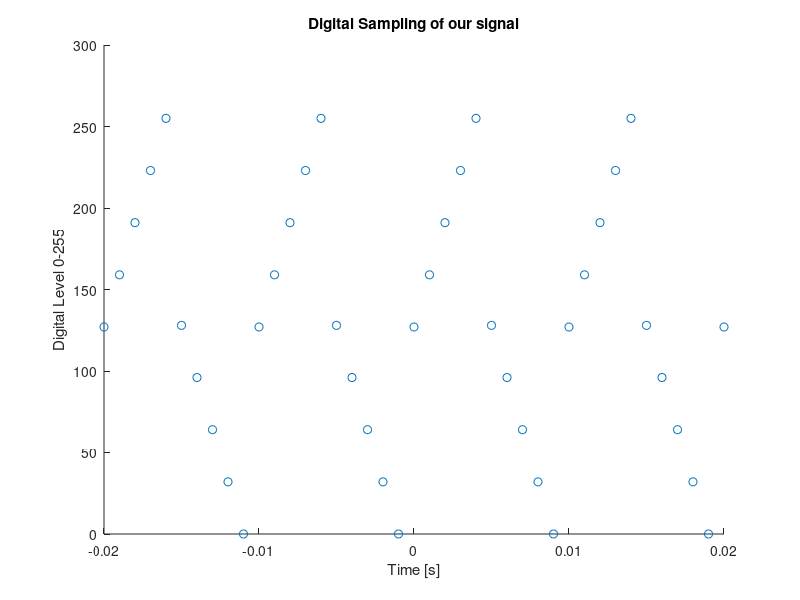

The MATLAB source for this figure:
%Author: Thomas Mindenhall 
%May 2 2018 
%Metropolitan State University of Denver
%Electrial Engineering Technology Dept.

close all; 
clear;
clc;
load data_2.mat t y %original signal

%INITIALIZE DIGITIZATION%
deltax = 2^(-(8));      %how many  bits/levels
deltaxMax = 1-deltax;   %peak level 
digital_s = [];         %create arrays for our digital values             
digital_time = [];
%fill the array with our values
for i=1:100:4001        
    digital_time = [digital_time,t(i)];
    digital_s = [digital_s,((y(i)+1)/2)*deltaxMax];
end

%NORMALIZE THE VALUES%
for i=1:41
    digital_s(i) = round(digital_s(i)/deltax); 
end


%CONVERT TO BINARY SIGNAL%
bit_stream = [];        %make a binary array
for i=1:41
     bit_stream = [bit_stream,dec2bin(digital_s(i),8)];
end
time_bit_stream(1:1000) = 1;
value_bit_stream = [];              %find the value of the bit stream
low=0*time_bit_stream;              %comparitors
high=1*time_bit_stream;
for i=1:328             %compare
    if bit_stream(i)=='1';
        value_bit_stream = [value_bit_stream,high];
    else
        value_bit_stream = [value_bit_stream,low];
    end
end

scatter(digital_time,digital_s);
title('Digital Sampling of our signal');
xlabel('Time [s]');
ylabel('Digital Level 0-255');



